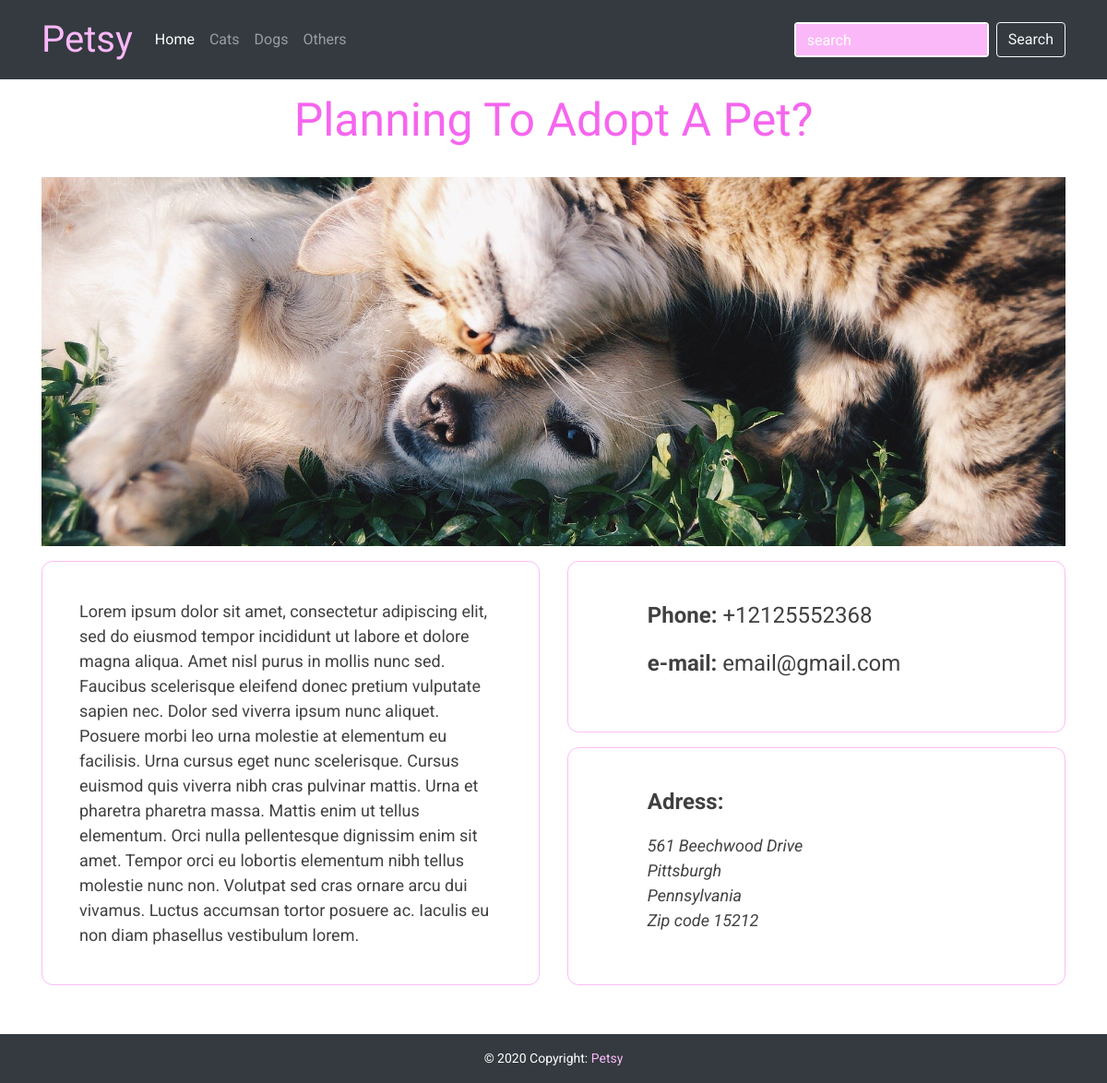
The page / on the database its author committed.
### infopages/models.py (models this page shows)
class MainPage(models.Model):
    title = models.CharField(max_length=128)
    page_text = models.TextField()
    phone_number = PhoneNumberField()
    email = models.EmailField(max_length=128)
    location = models.TextField()

### infopages/views.py (the view)
# urls.py: path('', index),
def index(request):
    template = loader.get_template('index.html')
    main_page = MainPage.objects.first()
    data = {'content': main_page, 'HomeActive': 'active'}
    return HttpResponse(template.render(data, request))

### infopages/templates/index.html (shortened to what this page needs)
{% extends 'base.html' %}
{% load static %}
{% block cssImport %}
<link rel="stylesheet" href="{% static 'CSS/index.css' %}">
{% endblock %}
{% block content %}
<div class="rov">
    <div class="col">
        <h1 class="text-center">{{ content.title }}</h1>
    </div>
</div>
<div class="row">
    <div class="col-lg-12">
        <img class="main-img mt-4" src="{% static 'IMG/friends.jpg' %}" alt="pets">
    </div>
</div>
<div class="row">
    <div class="col-lg-6">
        <p class="main-page-text">{{ content.page_text }}</p>
    </div>
    <div class="col-lg-6">
        <div class="mx-auto main-page-text contacts">
            <div class="contacts-wrapper">
                <p class=""><span class="font-weight-bold">Phone:</span> {{ content.phone_number }}</p>
                <p class=""><span class="font-weight-bold">e-mail:</span> {{ content.email }}</p>
            </div>
        </div>
        <div class="main-page-text contacts">
            <div class="contacts-wrapper">
                <p class="font-weight-bold">Adress:</p>
                <div class="adress">
                    <p>{{ content.location|linebreaks }}</p>
                </div>
            </div>
        </div>
    </div>
</div>
{% endblock %}

### Site/static/CSS/main.css (style rules this page uses)
html { position: relative; min-height: 100%; }
body { font-family: 'Roboto', sans-serif; margin-bottom: 90px; min-width: 480px; }

### infopages/static/CSS/index.css (style rules this page uses)
h1 { font-family: 'Leckerli One', cursive; color: #F226E8; text-transform: capitalize; font-size: 50px; opacity: 0.7; }
.main-img { width: 100%; height: 400px; object-fit: cover; }
.main-page-text { border: solid 1px rgba(242, 38, 232, 0.3); border-radius: 12px; padding: 40px 40px; margin: 16px 0; }
.main-page-text { font-size: 18px; color: rgba(0, 0, 0, 0.75); }
.contacts-wrapper { width: 90%; height: auto; margin-left: auto; }
.contacts { font-size: 24px; }
.adress { font-size: 18px; font-style: italic; }

### rows shown on the page
MainPage: title "Planning To Adopt A Pet?", page_text "Lorem ipsum dolor sit amet, consectetur adipiscing elit, sed do eiusmod tempor incididunt ut labore et dolore magna aliqua. Amet nisl purus in mollis nunc sed. Faucibus scelerisque eleifend donec pretium vulputate sapien nec. Dolor sed viverra ipsum nunc aliquet. Posuere morbi leo urna molestie at elementum eu facilisis. Urna cursus eget nunc scelerisque. Cursus euismod quis viverra nibh cras pulvinar mattis. Urna et pharetra pharetra massa. Mattis enim ut tellus elementum. Orci nulla pellentesque dignissim enim sit amet. Tempor orci eu lobortis elementum nibh tellus molestie nunc non. Volutpat sed cras ornare arcu dui vivamus. Luctus accumsan tortor posuere ac. Iaculis eu non diam…", phone_number "+12125552368", email "email@gmail.com", location "561 Beechwood Drive Pittsburgh Pennsylvania Zip code 15212"
